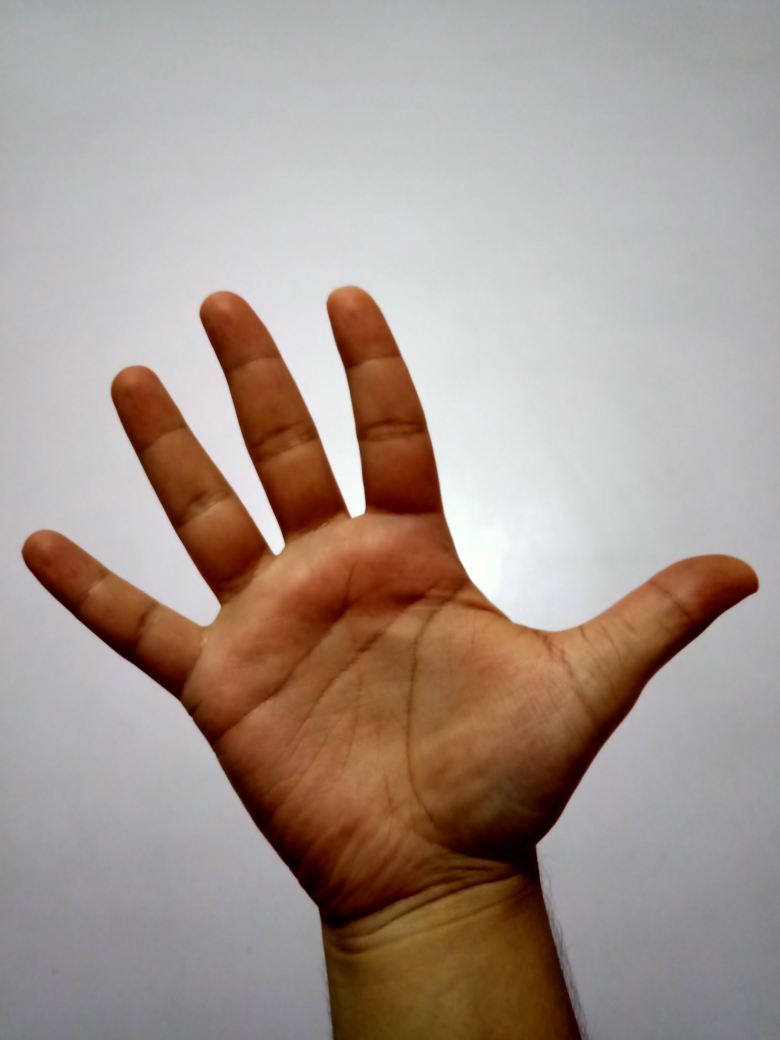
#> input picture hand.jpg, 3120 x 4160 px (shown at 1/4 size)
$ python contour.py
#> lines starting #> are read from the running program, lines starting #| are printed output that depends on the picture; after the words box and inside, x2 and y2 are one past the last pixel; in counts of white or black regions, pixels touching at a corner belong together
import numpy as np
import cv2
import matplotlib.pyplot as plt
# matplotlib qt

img = cv2.imread("hand.jpg")
#> img is the input picture: shape (4160, 3120, 3); mean B, G, R 143.6, 151.4, 166.5
img_copy= np.copy(img)
img_copy = cv2.cvtColor(img_copy, cv2.COLOR_BGR2RGB)
#plt.imshow(img_copy)
gray = cv2.cvtColor(img_copy, cv2.COLOR_RGB2GRAY)
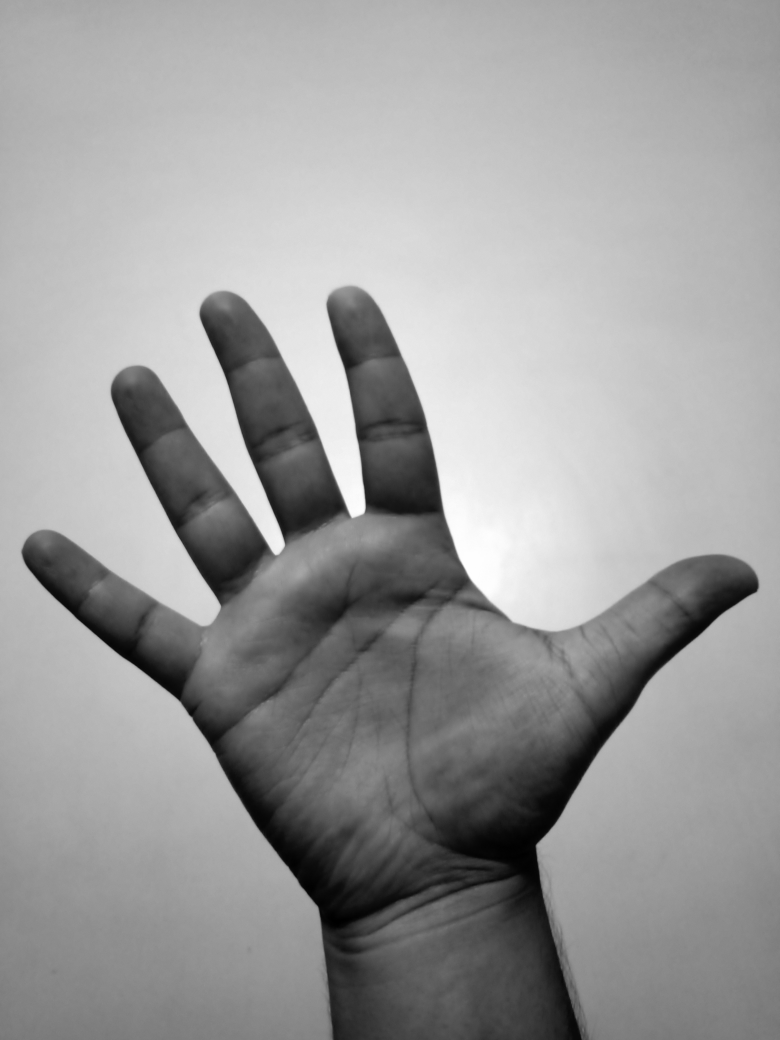
#> gray: shape (4160, 3120) (shown at 1/4 size); min 0, max 255, mean 155.1
#plt.imshow(gray)
edged = cv2.Canny(gray, 30, 200)
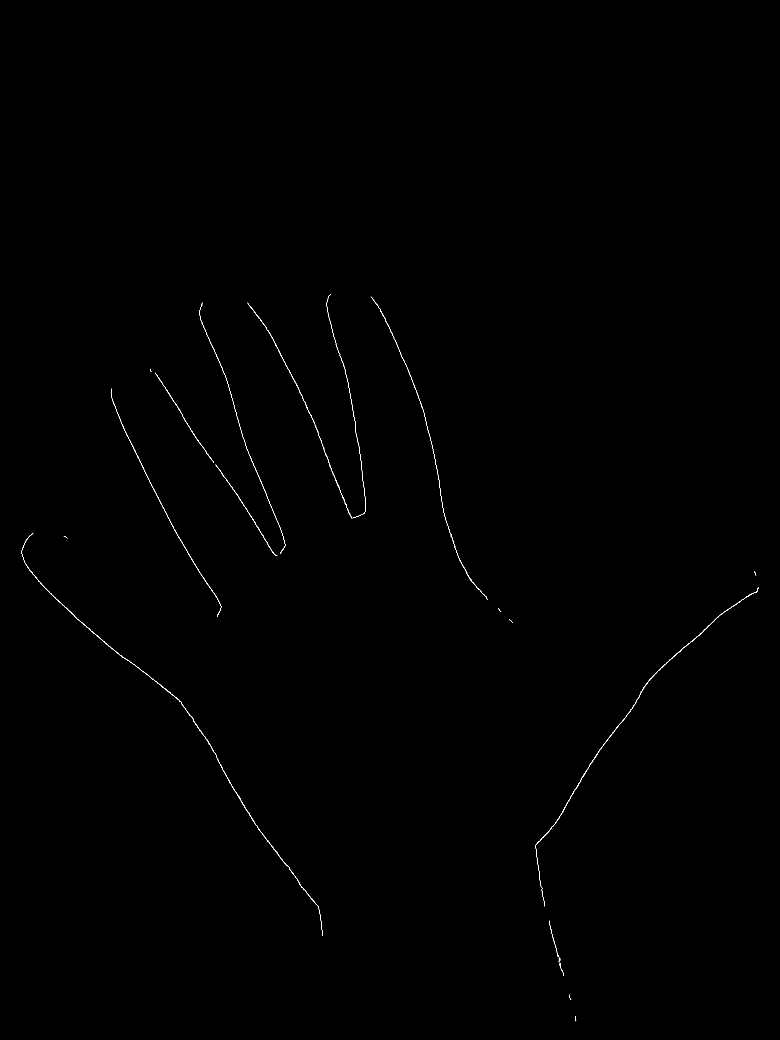
#> edged: shape (4160, 3120) (shown at 1/4 size); 0.1% white in thin lines or dots, all inside (x1, y1, x2, y2) = (84, 1178, 3035, 4085)

#Create binary threshold img
retval, binary = cv2.threshold( gray, 139, 255, cv2.THRESH_BINARY_INV)
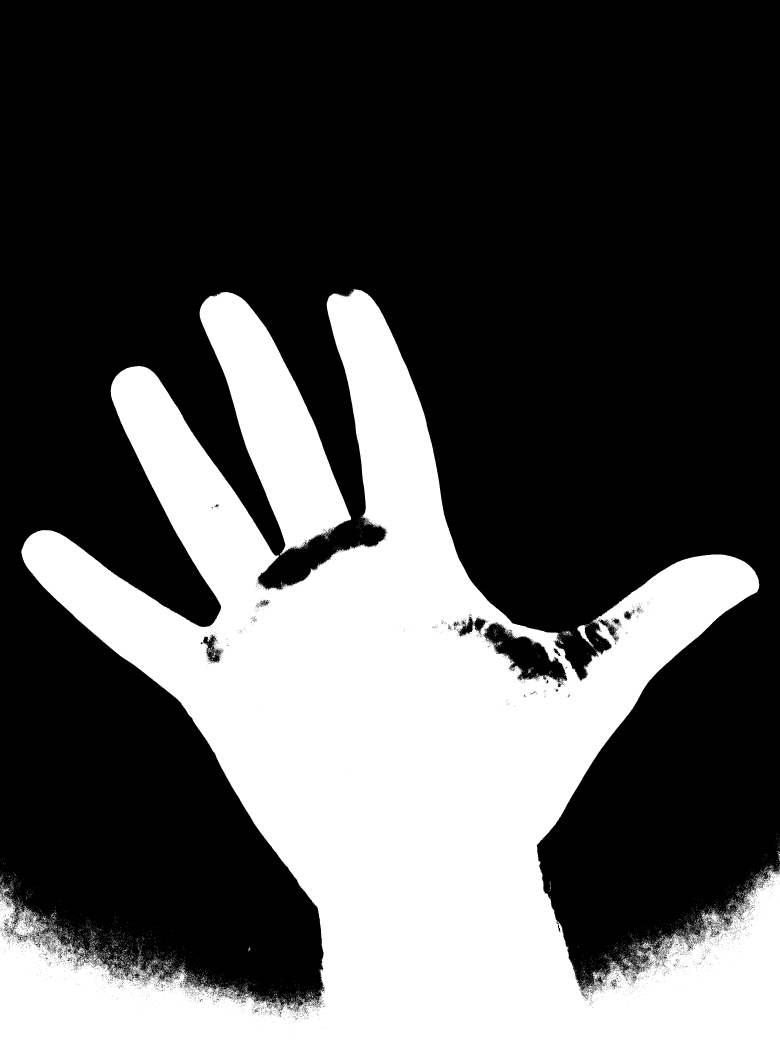
#> binary: shape (4160, 3120) (shown at 1/4 size); 32.2% white; 7882 white regions (7725 under 20 px)
plt.imshow(binary)

#Find Contours through threshold
contours, hierarchy = cv2.findContours( edged, cv2.RETR_EXTERNAL, cv2.CHAIN_APPROX_SIMPLE)
#> contours = 291 contours, 233 with area under 20; largest, box (x1, y1, x2, y2) and area: (924, 1576, 1141, 2194) 99, (279, 2445, 387, 2544) 79, (736, 1677, 829, 1817) 76, (695, 2114, 772, 2242) 74, (769, 2242, 852, 2366) 74

#we have out countours
#show them on img
img_copy2 = np.copy(img_copy)
countour_img = cv2.drawContours(img_copy2, contours, -1, (10, 215, 2), 40)
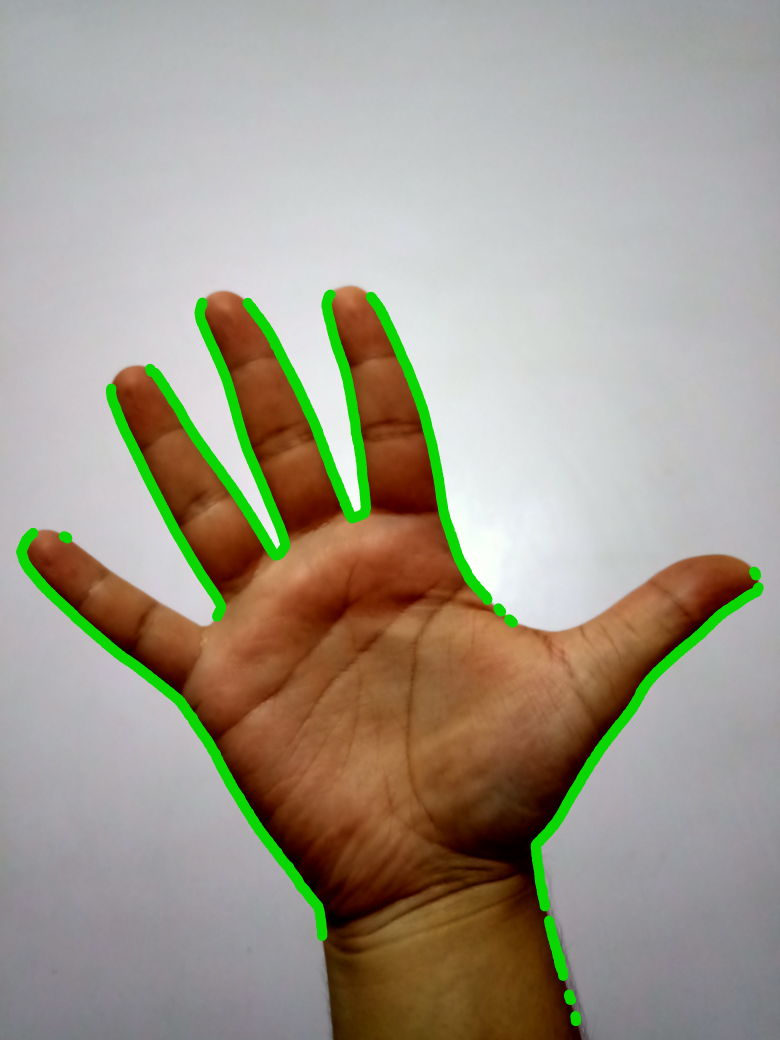
#> countour_img: shape (4160, 3120, 3) (shown at 1/4 size); mean R, G, B 161.9, 154.8, 140
plt.imshow(countour_img)
